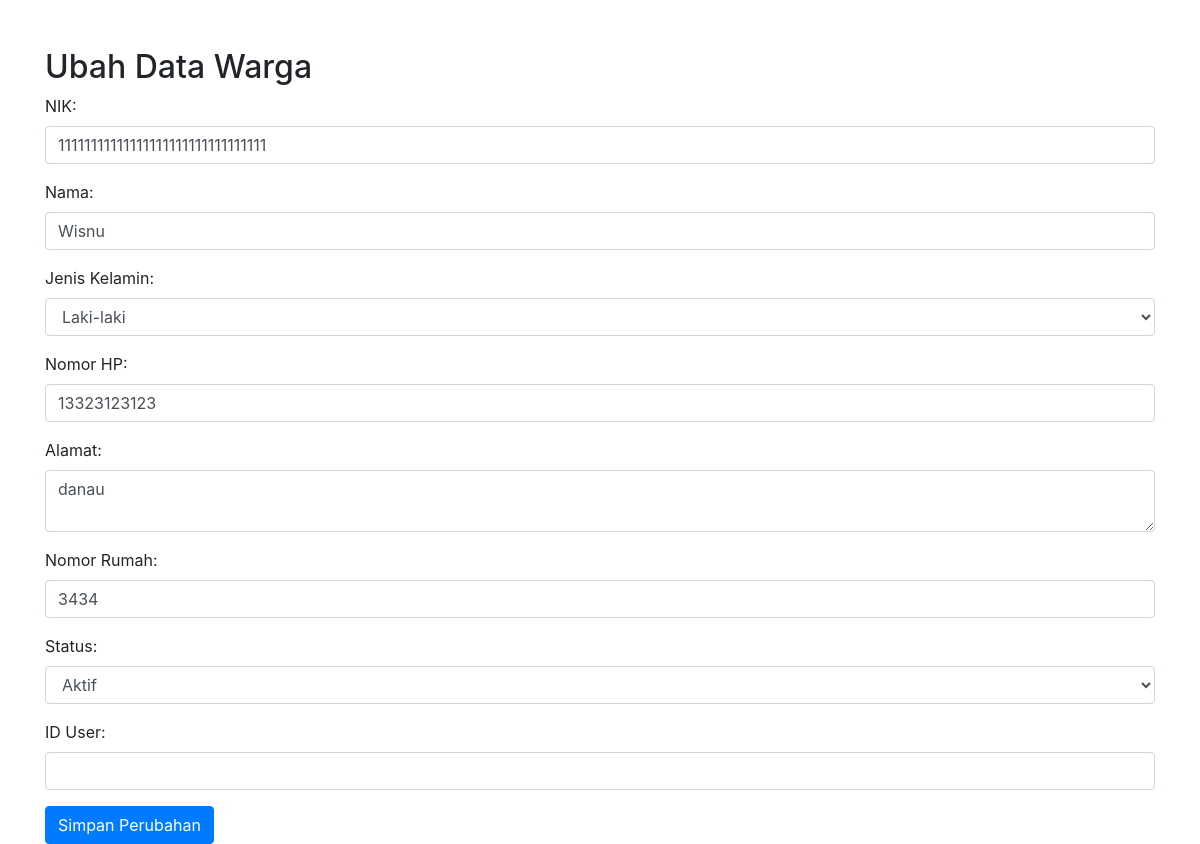
Screenshot of /scripts/ubah_warga.php?id=1 with the database file from the repository.
### tables this page shows
CREATE TABLE `warga` (
  `id` int(11) NOT NULL,
  `nik` varchar(50) DEFAULT NULL,
  `nama` varchar(200) DEFAULT NULL,
  `jenis_kelamin` enum('L','P') DEFAULT NULL,
  `no_hp` varchar(20) DEFAULT NULL,
  `alamat` tinytext DEFAULT NULL,
  `no_rumah` varchar(10) DEFAULT NULL,
  `status` enum('Aktif','Non Aktif') DEFAULT NULL
);

### scripts/ubah_warga.php (the view, shortened to what this page needs)
<?php
$servername = "localhost";
$username = "root";
$password = "";
$dbname = "db_kas_rt";
$conn = new mysqli($servername, $username, $password, $dbname);
if(isset($_GET['id']) && is_numeric($_GET['id'])) {
    $id = $_GET['id'];
    $selectQuery = "SELECT * FROM warga WHERE id = ?";
    $stmt = $conn->prepare($selectQuery);
    $stmt->bind_param("i", $id);
    $stmt->execute();
    $result = $stmt->get_result();
    if ($result->num_rows > 0) {
        $row = $result->fetch_assoc();
        ?>
        <!DOCTYPE html>
        <html lang="en">
        <head>
            <link rel="stylesheet" href="https://maxcdn.bootstrapcdn.com/bootstrap/4.0.0/css/bootstrap.min.css">
        </head>
        <body>
        <div class="container mt-5">
            <h2>Ubah Data Warga</h2>
            <form method="post" action="proses-ubah-warga.php">
                <div class="form-group">
                    <label for="nik">NIK:</label>
                    <input type="text" class="form-control" name="nik" value="<?php echo $row['nik']; ?>" required>
                </div>
                <div class="form-group">
                    <label for="nama">Nama:</label>
                    <input type="text" class="form-control" name="nama" value="<?php echo $row['nama']; ?>" required>
                </div>
                <div class="form-group">
                    <label for="jenis_kelamin">Jenis Kelamin:</label>
                    <select class="form-control" name="jenis_kelamin">
                        <option value="L" <?php echo ($row['jenis_kelamin'] == 'L') ? 'selected' : ''; ?>>Laki-laki</option>
                    </select>
                </div>
                <div class="form-group">
                    <label for="no_hp">Nomor HP:</label>
                    <input type="text" class="form-control" name="no_hp" value="<?php echo $row['no_hp']; ?>">
                </div>
                <div class="form-group">
                    <label for="alamat">Alamat:</label>
                    <textarea class="form-control" name="alamat"><?php echo $row['alamat']; ?></textarea>
                </div>
                <div class="form-group">
                    <label for="no_rumah">Nomor Rumah:</label>
                    <input type="text" class="form-control" name="no_rumah" value="<?php echo $row['no_rumah']; ?>">
                </div>
                <div class="form-group">
                    <label for="status">Status:</label>
                    <select class="form-control" name="status">
                        <option value="1" <?php echo ($row['status'] == 1) ? 'selected' : ''; ?>>Aktif</option>
                    </select>
                </div>
                <div class="form-group">
                    <label for="users_id">ID User:</label>
                    <input type="text" class="form-control" name="users_id" value="<?php echo $row['users_id']; ?>" required>
                </div>
                <button type="submit" class="btn btn-primary">Simpan Perubahan</button>
            </form>
        </div>
        </body>
        </html>
        <?php
    } else {
        echo "Data warga dengan ID $id tidak ditemukan.";
    }
} else {
    echo "Invalid ID parameter.";
}

### rows the page displays
warga: nik "11111111111111111111111111111111", nama "Wisnu", jenis_kelamin "Laki-laki", no_hp "13323123123", alamat "danau", no_rumah "3434"
